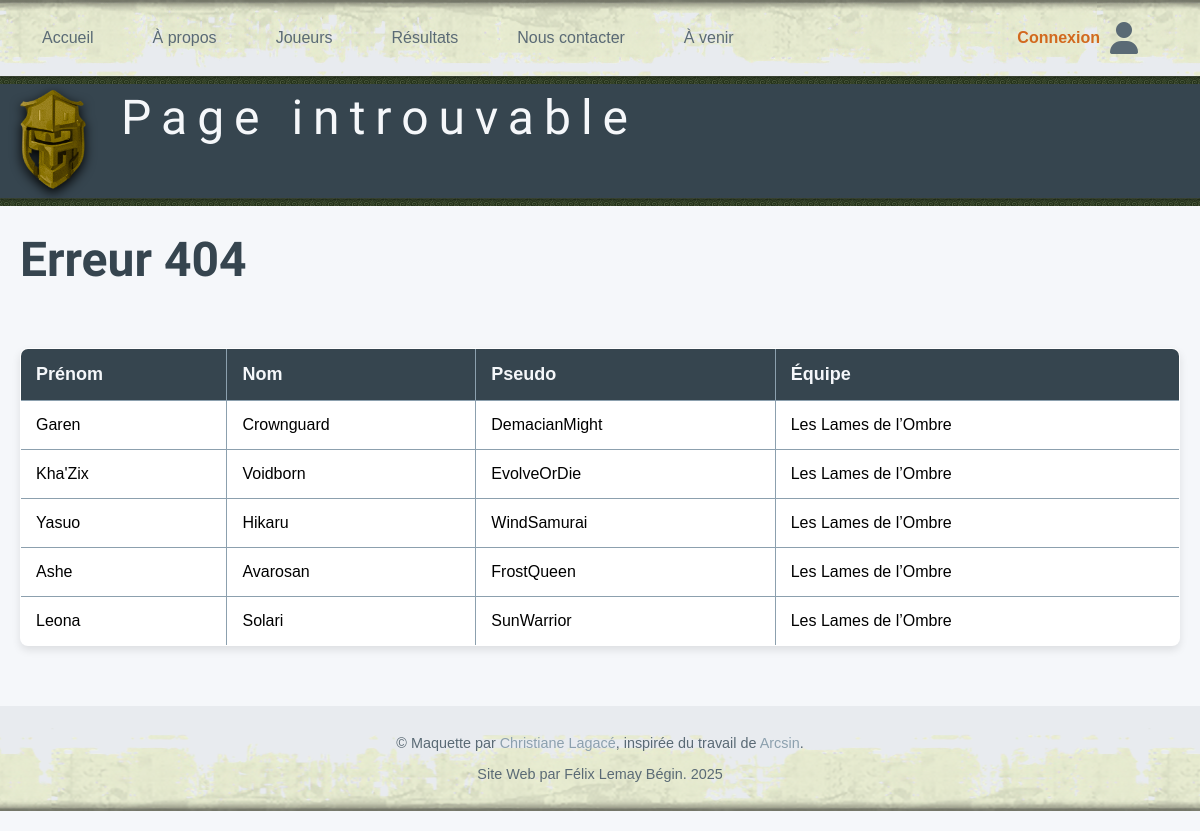
Page /details-equipe.php?id=2 on the earlier database version.
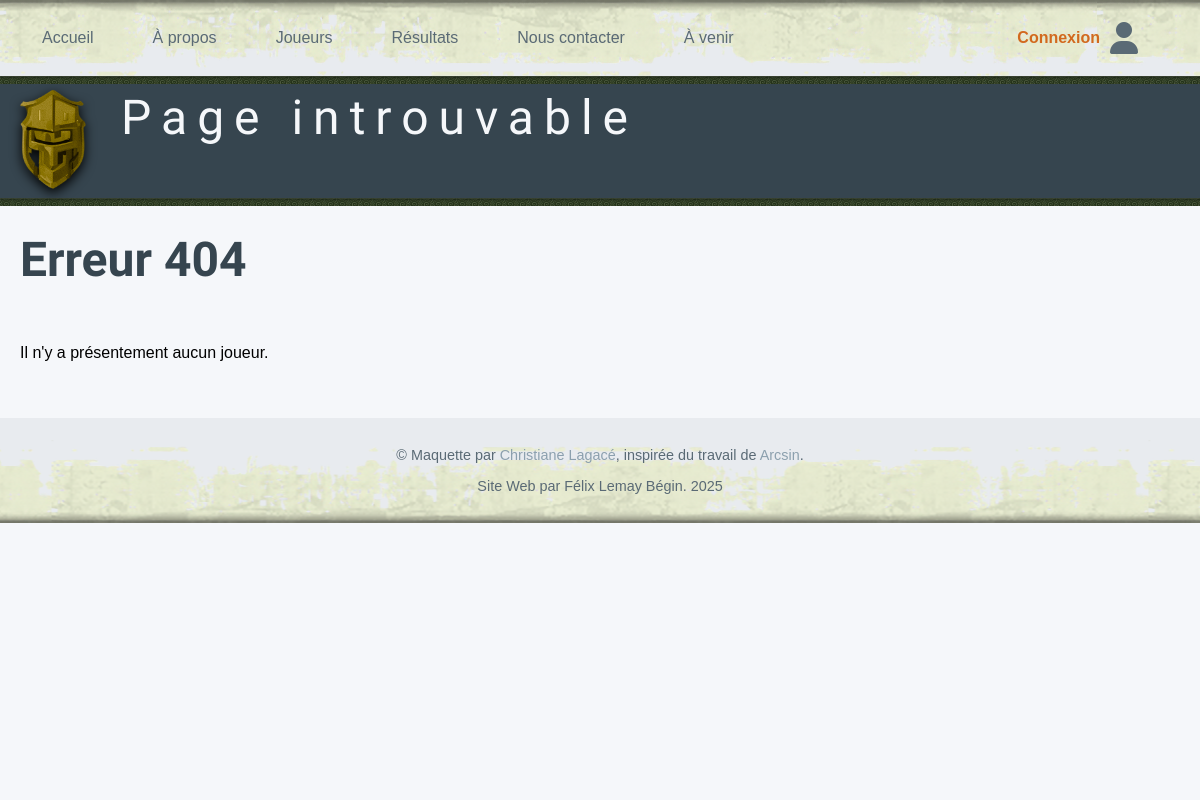
Same page on the later database version.
### tables this page shows
CREATE TABLE joueurs (
  id int NOT NULL PRIMARY KEY AUTO_INCREMENT,
  nomfamille varchar(50) NOT NULL,
  prenom varchar(50) NOT NULL,
  pseudo varchar(50) NOT NULL UNIQUE,
  courriel varchar(100) NOT NULL UNIQUE,
  dateinscription timestamp DEFAULT NULL,
  actif boolean DEFAULT NULL
);

CREATE TABLE equipes (
  id int NOT NULL PRIMARY KEY AUTO_INCREMENT,
  nom varchar(50) NOT NULL UNIQUE,
  slogan varchar(100) DEFAULT NULL,
  commentaire text,
  dateajout date NOT NULL,
  jeu_id int DEFAULT NULL,
  FOREIGN KEY (jeu_id) REFERENCES jeux (id) ON DELETE SET NULL
);

### details-equipe.php (the view, shortened to what this page needs)
<?php
require('include/configuration.inc');
require('include/entete.inc');
if (isset($_GET['id'])) {
    $id = intval($_GET['id']);
    $requete = "
        SELECT joueurs.prenom, joueurs.nomfamille, joueurs.pseudo, equipes.nom AS nom_equipe
        FROM joueurs
        INNER JOIN equipes_joueurs ON joueurs.id = equipes_joueurs.joueur_id
        INNER JOIN equipes ON equipes.id = equipes_joueurs.equipe_id
        WHERE equipes_joueurs.equipe_id = :id
    ";
    try {
        $stmt = $pdo->prepare($requete);
        $stmt->bindValue(':id', $id, PDO::PARAM_INT);
        $stmt->execute();
        $resultats = $stmt->fetchAll(PDO::FETCH_NUM);
        if ($resultats && count($resultats) > 0) {
            echo "<table class='table'>";
            echo "<tr>
                    <th>Prénom</th>
                    <th>Nom</th>
                    <th>Pseudo</th>
                    <th>Équipe</th>
                  </tr>";
            foreach ($resultats as $enreg) {
                echo "<tr>";
                echo "<td>" . htmlspecialchars($enreg[0]) . "</td>";
                echo "<td>" . htmlspecialchars($enreg[1]) . "</td>";
                echo "<td>" . htmlspecialchars($enreg[2]) . "</td>";
                echo "<td>" . htmlspecialchars($enreg[3]) . "</td>";
                echo "</tr>";
            }
            echo "</table>";
        } else {
            echo "<p class='message-avertissement'>Il n'y a présentement aucun joueur.</p>";
        }
    } catch (PDOException $e) {
        echo "<p class='message-erreur'>Nous sommes désolés, les données ne peuvent pas être affichées.</p>";
        echo "";
    }
}
require('include/pied-page.inc');
?>

Differences in the rows shown:
removed joueurs: prenom "Garen", nomfamille "Crownguard", pseudo "DemacianMight", equipes.nom "Les Lames de l’Ombre"
removed joueurs: prenom "Kha'Zix", nomfamille "Voidborn", pseudo "EvolveOrDie", equipes.nom "Les Lames de l’Ombre"
removed joueurs: prenom "Yasuo", nomfamille "Hikaru", pseudo "WindSamurai", equipes.nom "Les Lames de l’Ombre"
removed joueurs: prenom "Ashe", nomfamille "Avarosan", pseudo "FrostQueen", equipes.nom "Les Lames de l’Ombre"
removed joueurs: prenom "Leona", nomfamille "Solari", pseudo "SunWarrior", equipes.nom "Les Lames de l’Ombre"
Other differences:
text no longer shown: "Prénom Nom Pseudo Équipe"
text now shown: "Il n'y a présentement aucun joueur."
